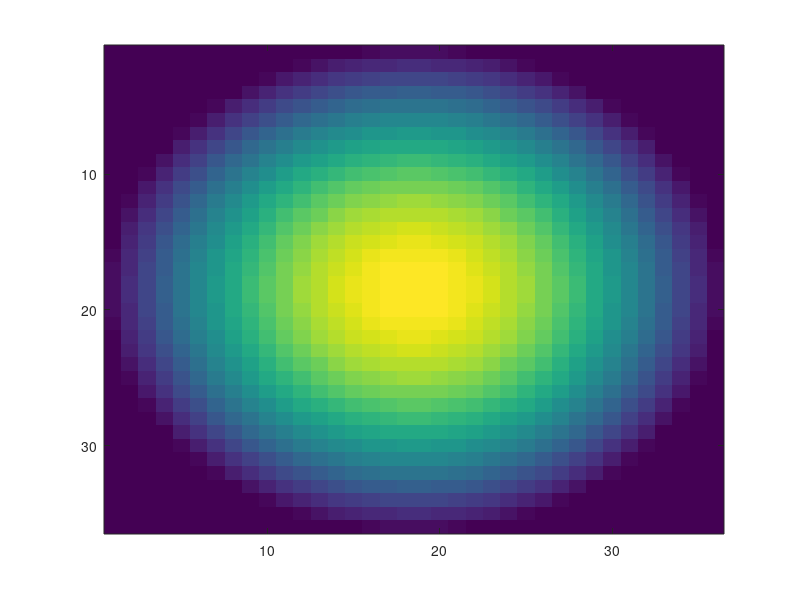
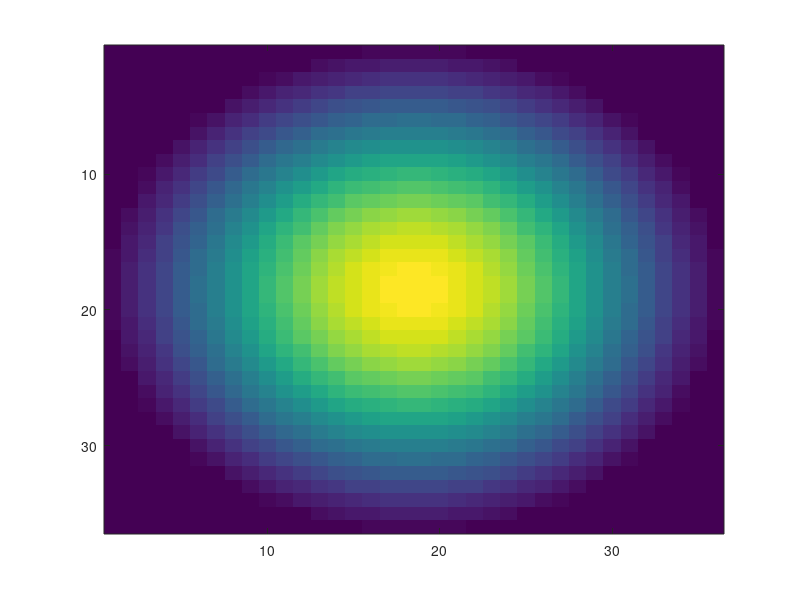

Write the MATLAB code that produced these figures, in order. (Note: this script raises an error after producing the figures.)
clear all


duration = 2;
framerate = 60;
isi = 2;
% sfrange = [0 0.04 0.16];
% tfrange =[0 2 8];
sfrange = [ 0 0.04  0.16 ];

tfrange =[ 1 8 ];
phaserange = linspace(0, 2*pi,6);
phaserange=phaserange(1:2);
phaserange = [0 pi]
ntheta = 4;
nx = 3; ny =2;
sigma=0.5;
randomOrder=1;
randomTheta=0;
binarize=0;
blank=1;

totalDuration = (duration+isi)*length(sfrange)*length(tfrange)*length(phaserange)*ntheta*nx*ny/60
% clear all
% duration = 0.5;
% framerate = 60;
% isi = 0.5;
% sfrange = [0 0.02 0.04 0.16 0.32];
% tfrange =[0 1.5 8];
% phaserange = [0 pi];
% ntheta =10;
% nx = 1; ny =1;
% sigma=0.075;
% randomOrder=1;
% randomTheta=0;

% clear all
% duration = 0.5;
% framerate = 60;
% isi = 0.5;
% sfrange = [0 0.03 0.024];
% tfrange =[0 1.5 8];
% phaserange = [0 pi];
% ntheta =8;
% nx = 2; ny =1;
% sigma=0.1;
% randomOrder=1;
% randomTheta=0;



xsz = 128;
ysz = xsz*9/16;
dist = 25;
width = 50;
height=30;
heightdeg = 2*atand(0.5*height/dist)
degperpix = heightdeg/ysz


blockwidth = floor(ysz/ny);

xpos = linspace(1,xsz,nx+2);
xposrange = round(xpos(2:end-1)-blockwidth/2);

ypos = linspace(1+ysz/20,ysz-ysz/10,ny+1);
%ypos = linspace(1,ysz,ny+1);
yposrange = round(ypos(1:end-1));





thetarange = linspace(0, 2*pi,ntheta+1);
if blank
ntheta=ntheta+1;
else
    thetarange = thetarange(1:end-1);
end
trial=0;
for n= 1:length(thetarange);
    for i = 1:length(xposrange);
        for j = 1:length(yposrange);
            for k = 1:length(sfrange);
                for l = 1:length(tfrange);
                    for m= 1:length(phaserange);
                        
                        trial = trial+1;
                        xpos(trial) = xposrange(i); ypos(trial)=yposrange(j);
                        sf(trial)=sfrange(k); tf(trial)=tfrange(l);
                        phase(trial) = phaserange(m); theta(trial) = thetarange(n);
                        if randomTheta
                            theta(trial) = rand*2*pi;
                        end
                    end
                end
            end
        end
    end
end

if randomOrder
order = randperm(trial);
xpos = xpos(order); ypos=ypos(order); sf =sf(order); tf=tf(order); phase=phase(order); theta=theta(order);
end

trial*duration/60

[x y] =meshgrid(1:blockwidth,1:blockwidth);
xgrid=(x-mean(x(:)))/max(x(:));; ygrid=(y-mean(y(:)))/max(y(:));
x = x*degperpix; y=y*degperpix;
gaussian = (exp(-0.5*(xgrid.^2 +ygrid.^2)/sigma^2));
r= 2*sqrt(xgrid.^2 + ygrid.^2);
mask = ones(size(xgrid));
%mask = mask.*cos((2*r-1)*pi/2);  mask(r>1)=0; mask(r<0.5)=1;
mask = mask.*cos(r*pi/2);  mask(r>=1)=0;
figure
imagesc(mask)
gaussian = gaussian.*mask;
figure
imagesc(gaussian,[0 1]);
if binarize
    gaussian(gaussian<exp(-1))=0;
end


moviedata = zeros(xsz,ysz,round(trial*(duration+isi)*framerate),'uint8')+128;
for tr = 1:trial
    tr
    ph = (x*cos(theta(tr)) + y*sin(theta(tr)))*2*pi*sf(tr) + phase(tr);
    if theta(tr)~=2*pi
    for t = 1:duration*framerate;
        frame = uint8(0.5*256*(cos(ph + 2*pi*t*tf(tr)/framerate).*gaussian+1));
        tpt = round((tr-1)*duration*framerate +tr*isi*framerate+t);
        moviedata(xpos(tr):xpos(tr)+blockwidth-1, ypos(tr):ypos(tr)+blockwidth-1,tpt) = frame;
    end
    end
end
if binarize
moviedata(moviedata>128)=255;
moviedata(moviedata<128)=0;
end

moviedata = moviedata(1:xsz,1:ysz,:);
mapMonitor


figure
for i = 1:length(moviedata)/50
imshow(moviedata(:,:,i));
drawnow
end

figure
imshow(moviedata(:,:,50))

save gratingPatch2p24min moviedata xpos ypos tf sf phase theta framerate duration isi nx ny sigma
